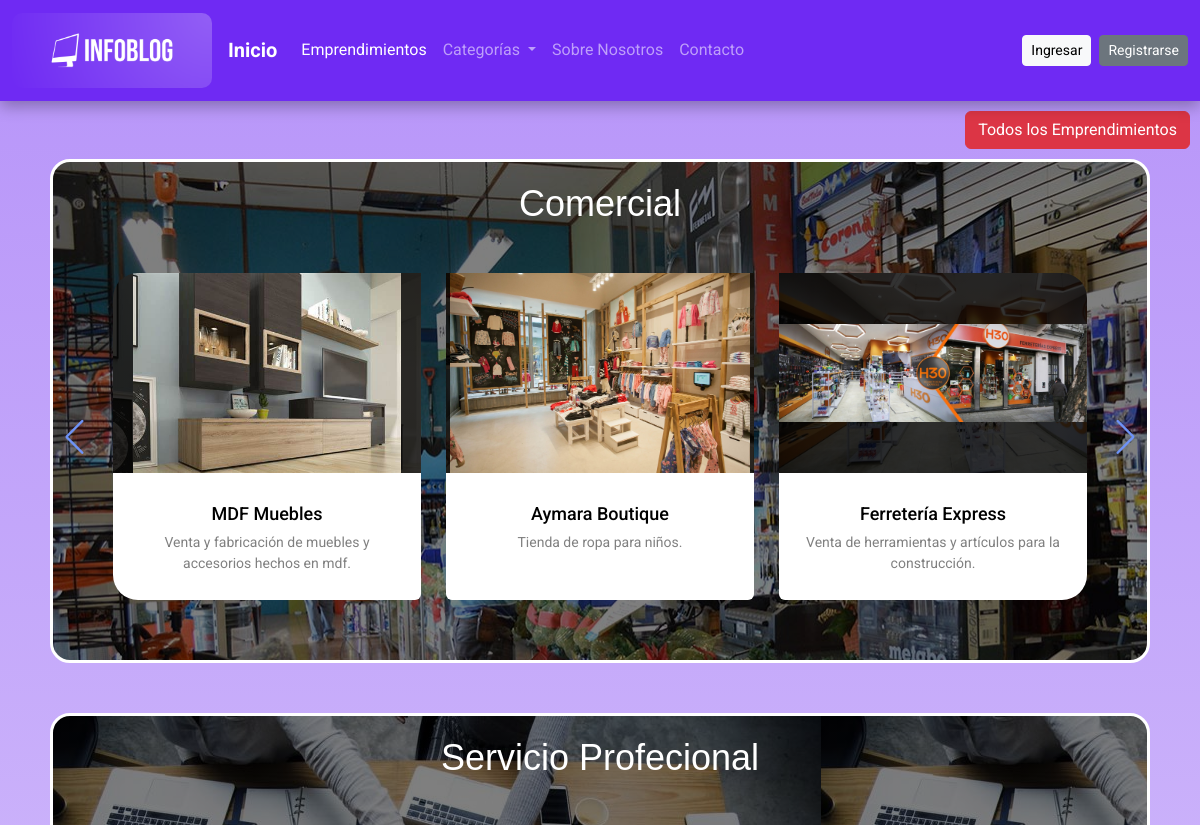
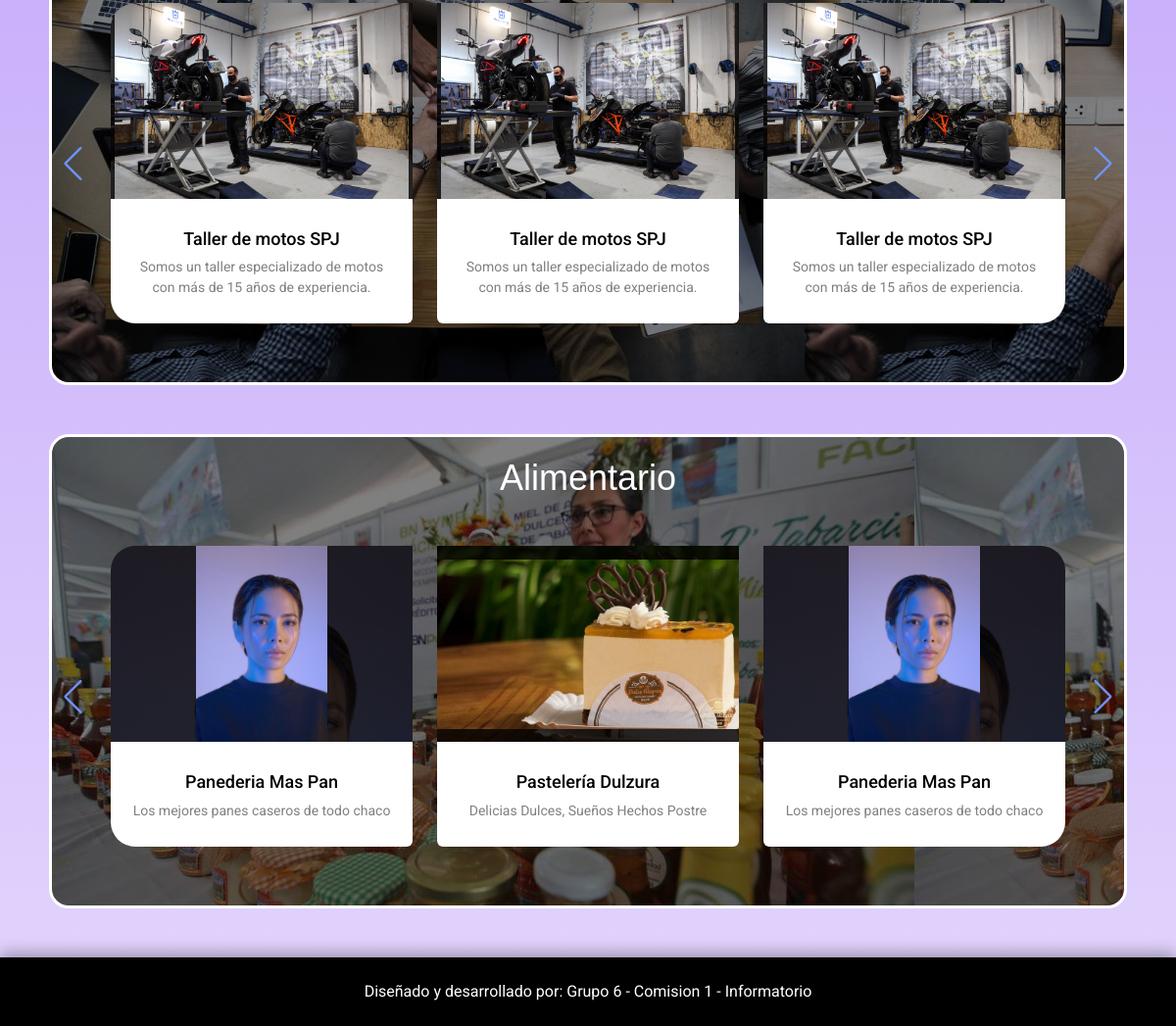
The page /emprendimientos/Listar on the database its author committed (2 pictures, top to bottom).
### apps/empr/models.py (models this page shows, shortened)
class Categoria(models.Model):
    nombre = models.CharField(max_length=80)
    imagen = models.ImageField(upload_to='categorias')
    resumen = models.TextField()

class Emprendimientos(models.Model):
    creado = models.DateTimeField(
		'creado',
		auto_now_add=True
	)
    modificado = models.DateTimeField(
		'modificado',
		auto_now=True
	)
    titulo = models.CharField(max_length=80)
    resumen = models.TextField()
    contenido = models.TextField()
    autor = models.ForeignKey(User, on_delete = models.CASCADE)
    imagen = models.ImageField(upload_to= 'empr')
    categoria = models.ForeignKey(Categoria, on_delete = models.CASCADE)

### apps/empr/views.py (the view)
# urls.py: path('Listar', views.ListarEmprendimientos.as_view(), name="listar_emprendimientos"),
class   ListarEmprendimientos(ListView):
    model = Emprendimientos
    template_name = 'empr/listar.html'
    context_object_name = 'emprendimientos_por_categoria'
    def get(self, request, *args, **kwargs):
        emprendimiento_id = request.GET.get('emprendimiento_id')
        if emprendimiento_id:
            messages.success(request, 'El emprendimiento ha sido eliminado exitosamente.')
        return super().get(request, *args, **kwargs)

### proyectoFinal/context_processors.py (called while the page is built)
def categorias_processor(request):
    cat_context = Categoria.objects.all()
    num_categorias = len(cat_context)
    return {
        'cat_context': cat_context,
        'num_categorias': num_categorias,
    }

def emprendimientos_processor(request):
    emprendimientos = Emprendimientos.objects.all()
    num_emprendimientos = len(emprendimientos)
    return{
        'empr_context': emprendimientos,
        'num_emprendimientos': num_emprendimientos,
    }

def usuarios_processor(request):
    usuarios = User.objects.all()
    num_usuarios = len(usuarios)
    return{
        'num_usuarios': num_usuarios
    }

def emprendimientos_categorias(request):
    categorias = Categoria.objects.filter(emprendimientos__isnull=False).distinct()
    emprendimientos_por_categoria = {}
    paginate_by = 6
    for cat in categorias:
        emprendimientos = Emprendimientos.objects.filter(categoria=cat)
        emprendimientos_por_categoria[cat] = emprendimientos
    return {'empr_cat': emprendimientos_por_categoria}

### templates/empr/listar.html (shortened to what this page needs)
{% extends 'base.html' %}
{% block css %}
{% load static %}
<link rel="stylesheet" href="{% static 'css/swiper-bundle.min.css' %}">
<link rel="stylesheet" href="{% static 'css/style_empr_listar.css'%}">
{% endblock css %}
{% block contenido %}
<div class="contenedor">
	<div class="btn-todo">
		<a href="{%url 'empr:filtrar_orden' 'asc'%}"><button type="button" class="btn btn-danger">Todos los Emprendimientos</button></a>
	</div>
{%if empr_cat.items%}
{% for categoria, emprendimientos in empr_cat.items %}
	<div class="categorias" style="background: linear-gradient(rgba(0,0,0,0.5), rgba(0,0,0,0.5)), url({{ categoria.imagen.url }});">
		<div class="row d-flex justify-content-around text-center">
			{%if categoria%}
			<div class="">
				<h2 class="titulo-cat">{{categoria.nombre}}</h2>
			</div>
			{%if num_emprendimientos == 0%}
			<h1>No hay Emprendimientos disponibles</h1>
			<h2>Por favor agregue 1</h2>
			{%else%}
			<div class="slide-container swiper">
			<div class="slide-content">
				<div class="card-wrapper swiper-wrapper">
					{%for emprendimimento in emprendimientos%}
					<div class="card swiper-slide" style="border: none;">
						<a href="{% url 'empr:detalle_emprendimiento' emprendimimento.pk %}">
						<div class="img-content" style="background: linear-gradient(rgba(0,0,0,0.8),rgba(0,0,0,0.8)) ,url({{emprendimimento.imagen.url}}); background-size: cover;">
							<img src="{{emprendimimento.imagen.url}}" alt="foto">
						</div>
						<div class="card-content">
							<h2 class="titulo">{{emprendimimento.titulo}}</h2>
							<p class="name">{{emprendimimento.resumen}}</p>
						</div>
					</a>
					</div>
					{%endfor%}
				</div>
			</div>
			<div class="swiper-button-next swiper-navBtn"></div>
			<div class="swiper-button-prev swiper-navBtn"></div>
			</div>
			{%endif%}
		</div>
	</div>
	{%endif%}
{% endfor %}
{%else%}
<h1 clas="no-disponible">No hay emprendimientos disponibles en esta sección</h1>
{%endif%}
</div>
{% endblock contenido %}

### static/css/style_empr_listar.css (style rules this page uses)
.contenedor { margin: 0; padding: 0; }
.categorias { height: auto; margin: 0px 50px 50px 50px; padding: 20px; border: solid; border-color: #FFF; border-radius: 20px; }
.titulo { padding-top: 20px; }
.titulo-cat { font-family:'Lucida Sans', 'Lucida Sans Regular', 'Lucida Grande', 'Lucida Sans Unicode', Geneva, Verdana, sans-serif; font-size: 36px; color: white; }
.btn-todo { display: flex; justify-content: end; margin: 10px; }
.slide-container { max-width: 1120px; width: 100%; padding: 40px 0; }
.slide-content { margin: 0 40px; overflow: hidden; border-radius: 25px; }
.card { border-radius: 25px; background-color: #FFF; }
.image-content, .card-content { display: flex; flex-direction: column; align-items: center; padding: 10px 20px; }
.img-content { display: flex; align-items: center; justify-content: center; width: 100%; height: 200px; }
.img-content img { max-width: 100%; max-height: 100%; }
.titulo { font-size: 18px; font-weight: 500; color: #333; }
.name { font-size: 14px; color: grey; text-align: center; }
.swiper-navBtn { color: #6E93f7; transition: color 0.3s ease; }
.swiper-navBtn::before, .swiper-navBtn::after { font-size: 35px; }
.swiper-button-next { right: 0; }
.swiper-button-prev { left: 0; }

### static/css/style.css (style rules this page uses)
* { margin: 0; padding: 0; -webkit-box-sizing: border-box; -moz-box-sizing: border-box; box-sizing: border-box; }
body { padding: 0; margin: 0; background: linear-gradient(rgba(111,42,243,0.5), rgba(111,42,243,0.2)) ,url("../img/fondo-claro2.jpg"); background-size:cover; font-family: 'Roboto', 'Open Sans', Arial, Helvetica, Sans-serif, Verdana; }
a { text-decoration: none; }
.titulo, .autor { color: black; }
a { color: #03658c; text-decoration: none; }

### rows shown on the page
Categoria: imagen (picture), nombre "Comercial"
Emprendimientos: imagen (picture), titulo "MDF Muebles", resumen "Venta y fabricación de muebles y accesorios hechos en mdf."
Emprendimientos: imagen (picture), titulo "Aymara Boutique", resumen "Tienda de ropa para niños."
Emprendimientos: imagen (picture), titulo "Ferretería Express", resumen "Venta de herramientas y artículos para la construcción."
Categoria: imagen (picture), nombre "Servicio Profecional"
Emprendimientos: imagen (picture), titulo "Taller de motos SPJ", resumen "Somos un taller especializado de motos con más de 15 años de experiencia."
Categoria: imagen (picture), nombre "Alimentario"
Emprendimientos: imagen (picture), titulo "Panederia Mas Pan", resumen "Los mejores panes caseros de todo chaco"
Emprendimientos: imagen (picture), titulo "Pastelería Dulzura", resumen "Delicias Dulces, Sueños Hechos Postre"
